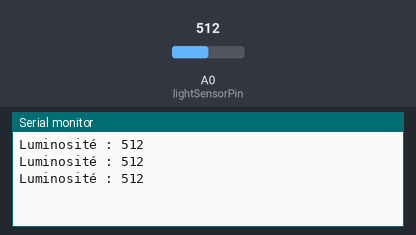
The sketch below on a simulated Arduino Uno, built with avr-gcc and run on an emulated ATmega328P. Parts: the last lines printed to the serial monitor. The inputs (shaded band) are chosen by the test bench; at power-on: A0 (lightSensorPin) = 512.

Above: at 1.3 s.
1.4 s: A0 (lightSensorPin) set to 716
At 1.9 s:
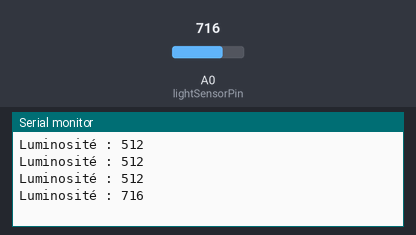
2.9 s: A0 (lightSensorPin) set to 900
At 3.4 s:
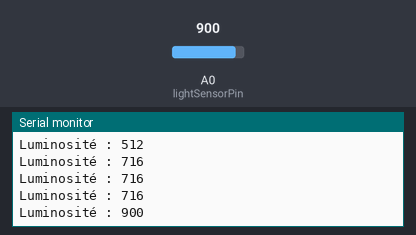
Timing chart, 0 to 5.9 s (numbered marks = the images above; inputs shaded):
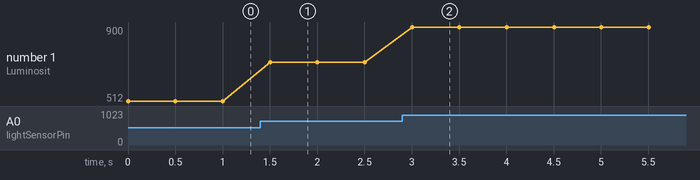

The sketch:

projetv1.ino
```cpp
#include"projetv1.hpp"

const int lightSensorPin = A0; // Pin analogique connecté au capteur
int sensorValue = 0;          // Variable pour stocker la lecture du capteur

void setup() {
  Serial.begin(9600); // Initialise la communication série
}

void loop() {
  CapteurLuminosite lux(1,"Luminosité",A0);
  lux.mesurer();
  lux.afficherValeur();
  delay(500); // Petite pause pour éviter une lecture continue trop rapide
}
```

projetv1.cpp
```cpp
#include"projetv1.hpp"

// Constructeur de la classe Actuator
Actuator::Actuator(byte pin):pin(pin){
}

// Méthode d'initialisation de la pin en mode OUTPUT
void Actuator::init() {
    pinMode(pin, OUTPUT);
}

// Méthode pour accéder à la pin
byte Actuator::getPin() const {
    return pin;
}

// Constructeur de la classe Led qui appelle le constructeur de la classe Actuator
Led::Led(byte pin) : Actuator(pin) {}

// Méthode d'initialisation de la LED
void Led::init() {
    Actuator::init();  // Appel de l'init de la classe de base
}

// Méthode pour allumer la LED
void Led::on() {
    digitalWrite(getPin(), HIGH);  // Utilisation de getPin() pour récupérer la pin
}

// Méthode pour éteindre la LED
void Led::off() {
    digitalWrite(getPin(), LOW);  // Utilisation de getPin() pour récupérer la pin
}


//définition de la classe Capteur
Capteur :: Capteur(int id, String type):id(id),type(type){
}

float Capteur :: mesurer(){
return 0;
}
void Capteur :: afficherValeur(){
}


//définition du capteur de luminosité
CapteurLuminosite :: CapteurLuminosite(int id, String type, int pin): Capteur(id, type), pin(pin), valeurLuminosite(0) {}

float CapteurLuminosite :: mesurer(){
        valeurLuminosite = analogRead(pin);
        return valeurLuminosite;
}

 void CapteurLuminosite :: afficherValeur(){
        Serial.print("Luminosité : ");
        Serial.println(valeurLuminosite);
 }
```

projetv1.hpp
```cpp
#ifndef PROJETV1_HPP
#define PROJETV1_HPP

#include <Arduino.h>
// Définition de la classe de base Actuator
class Actuator {
protected:
    byte pin;  // Pin utilisée par l'actionneur

public:
    // Constructeur pour initialiser la pin de l'actionneur
    Actuator(byte pin);

    // Méthode d'initialisation de la pin en mode OUTPUT
    void init();

    // Méthode pour accéder à la pin (si nécessaire pour d'autres actions)
    byte getPin() const;
};

// Définition de la classe Led dérivée de Actuator
class Led : public Actuator {
public:
    // Constructeur de la classe Led qui appelle le constructeur de la classe Actuator
    Led(byte pin);

    // Méthode d'initialisation de la LED
    void init();

    // Méthode pour allumer la LED
    void on();

    // Méthode pour éteindre la LED
    void off();
};

class Capteur {
protected:
    int id;
    String type;

public:
    Capteur(int id, String type);
    virtual float mesurer(); // Méthode virtuelle pure pour mesurer
    virtual void afficherValeur(); // Pour afficher la valeur sur l'écran
};

class CapteurLuminosite : public Capteur {
private:
    int pin;
    int valeurLuminosite;

public:
    CapteurLuminosite(int id, String type,int pin);

    float mesurer();

    void afficherValeur();
};

#endif // PROJET_H
```

Measured:
- after the input at 1.4 s, the serial monitor: prints a new line after 0.10 s (image 1)
- after the input at 2.9 s, the serial monitor: prints a new line after 0.10 s (image 2)
- plotted number 1: 512 → 716 after the input at 1.4 s, 716 → 900 after the input at 2.9 s
